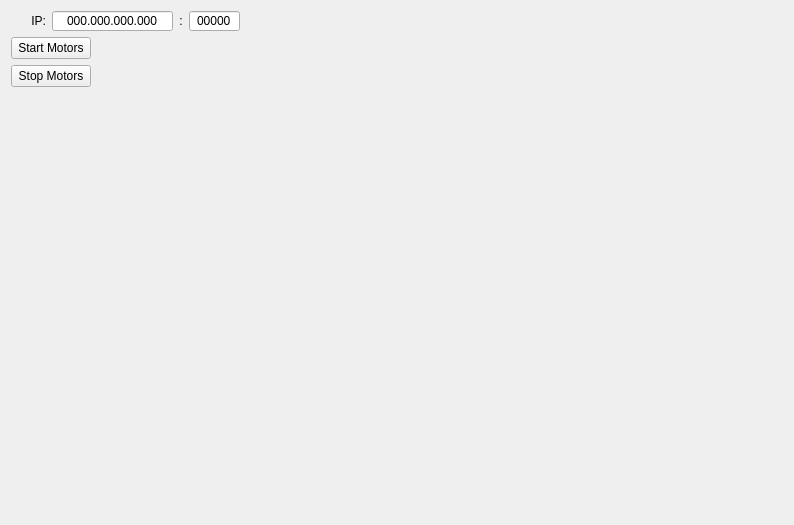
      <widget class="QWidget" name="tabCommunication">
       <attribute name="title">
        <string>Communication</string>
       </attribute>
       <layout class="QGridLayout" name="gridLayout_6">
        <item row="0" column="0" colspan="2">
         <layout class="QHBoxLayout" name="horizontalLayout">
          <item>
           <widget class="QLabel" name="label_13">
            <property name="sizePolicy">
             <sizepolicy hsizetype="Fixed" vsizetype="Fixed">
              <horstretch>0</horstretch>
              <verstretch>0</verstretch>
             </sizepolicy>
            </property>
            <property name="minimumSize">
             <size>
              <width>35</width>
              <height>0</height>
             </size>
            </property>
            <property name="layoutDirection">
             <enum>Qt::LeftToRight</enum>
            </property>
            <property name="text">
             <string>IP:</string>
            </property>
            <property name="alignment">
             <set>Qt::AlignRight|Qt::AlignTrailing|Qt::AlignVCenter</set>
            </property>
           </widget>
          </item>
          <item>
           <widget class="QLineEdit" name="txtIP">
            <property name="minimumSize">
             <size>
              <width>121</width>
              <height>20</height>
             </size>
            </property>
            <property name="maximumSize">
             <size>
              <width>121</width>
              <height>20</height>
             </size>
            </property>
            <property name="text">
             <string>000.000.000.000</string>
            </property>
            <property name="alignment">
             <set>Qt::AlignCenter</set>
            </property>
           </widget>
          </item>
          <item>
           <widget class="QLabel" name="label_12">
            <property name="sizePolicy">
             <sizepolicy hsizetype="Fixed" vsizetype="Fixed">
              <horstretch>0</horstretch>
              <verstretch>0</verstretch>
             </sizepolicy>
            </property>
            <property name="minimumSize">
             <size>
              <width>0</width>
              <height>0</height>
             </size>
            </property>
            <property name="maximumSize">
             <size>
              <width>16</width>
              <height>20</height>
             </size>
            </property>
            <property name="layoutDirection">
             <enum>Qt::LeftToRight</enum>
            </property>
            <property name="text">
             <string>:</string>
            </property>
            <property name="alignment">
             <set>Qt::AlignCenter</set>
            </property>
           </widget>
          </item>
          <item>
           <widget class="QLineEdit" name="txtPort">
            <property name="minimumSize">
             <size>
              <width>51</width>
              <height>20</height>
             </size>
            </property>
            <property name="maximumSize">
             <size>
              <width>51</width>
              <height>20</height>
             </size>
            </property>
            <property name="text">
             <string>00000</string>
            </property>
            <property name="alignment">
             <set>Qt::AlignCenter</set>
            </property>
           </widget>
          </item>
         </layout>
        </item>
        <item row="1" column="0">
         <widget class="QPushButton" name="btnStartMotors">
          <property name="text">
           <string>Start Motors</string>
          </property>
         </widget>
        </item>
        <item row="1" column="2">
         <spacer name="horizontalSpacer_2">
          <property name="orientation">
           <enum>Qt::Horizontal</enum>
          </property>
          <property name="sizeHint" stdset="0">
           <size>
            <width>543</width>
            <height>20</height>
           </size>
          </property>
         </spacer>
        </item>
        <item row="2" column="0">
         <widget class="QPushButton" name="btnStopMotors">
          <property name="text">
           <string>Stop Motors</string>
          </property>
         </widget>
        </item>
        <item row="2" column="1">
         <spacer name="horizontalSpacer_11">
          <property name="orientation">
           <enum>Qt::Horizontal</enum>
          </property>
          <property name="sizeHint" stdset="0">
           <size>
            <width>117</width>
            <height>20</height>
           </size>
          </property>
         </spacer>
        </item>
        <item row="3" column="0">
         <spacer name="verticalSpacer_2">
          <property name="orientation">
           <enum>Qt::Vertical</enum>
          </property>
          <property name="sizeHint" stdset="0">
           <size>
            <width>20</width>
            <height>427</height>
           </size>
          </property>
         </spacer>
        </item>
       </layout>
      </widget>
